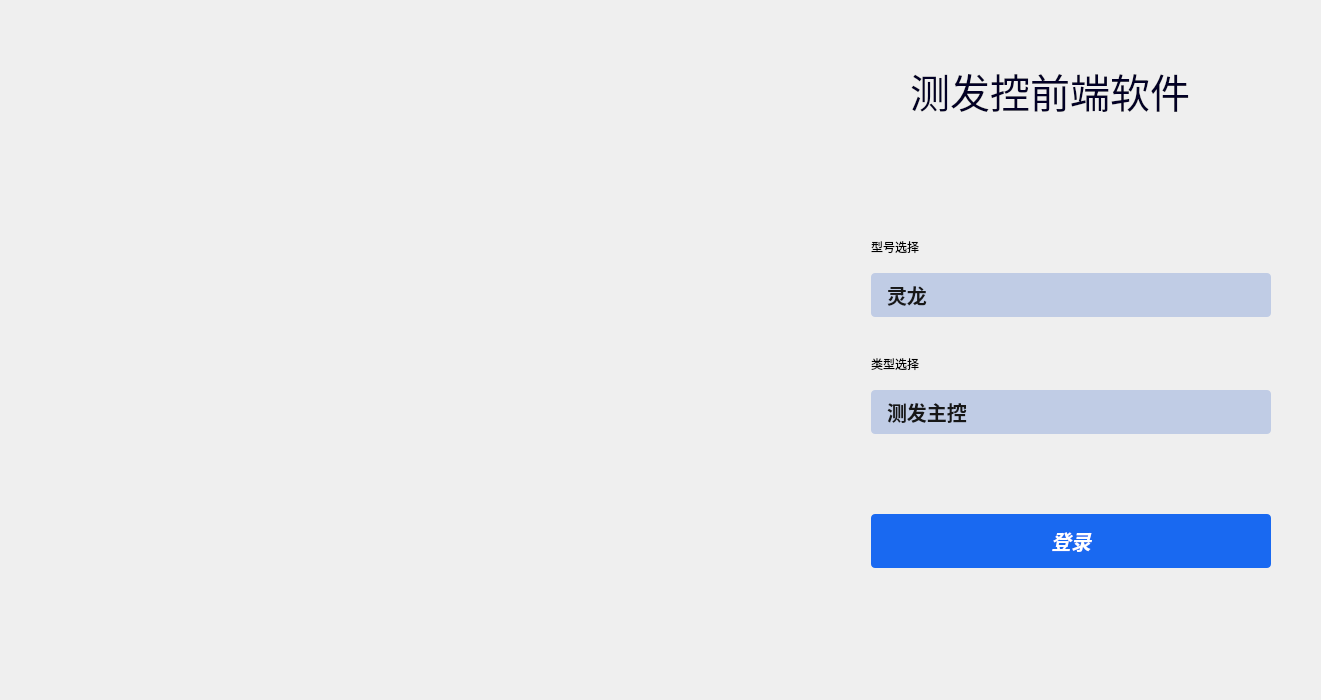
<?xml version="1.0" encoding="UTF-8"?>
<ui version="4.0">
 <class>ControlCommandLoginClass</class>
 <widget class="QWidget" name="ControlCommandLoginClass">
  <property name="geometry">
   <rect>
    <x>0</x>
    <y>0</y>
    <width>1321</width>
    <height>700</height>
   </rect>
  </property>
  <property name="minimumSize">
   <size>
    <width>1321</width>
    <height>700</height>
   </size>
  </property>
  <property name="maximumSize">
   <size>
    <width>1321</width>
    <height>700</height>
   </size>
  </property>
  <property name="font">
   <font>
    <family>等线</family>
    <pointsize>25</pointsize>
    <weight>75</weight>
    <italic>true</italic>
    <bold>true</bold>
   </font>
  </property>
  <property name="windowTitle">
   <string>ControlCommandLogin</string>
  </property>
  <property name="styleSheet">
   <string notr="true">#Labelbac{
	border-image: url(:/ControlCommand/images/login_back.png);

}
#CloseBt{
	border:none;
	
	background-image: url(:/ControlCommand/images/close_normal.png);
}
#CloseBt:hover{
	border:none;
	
	background-image: url(:/ControlCommand/images/close_hover.png);
}
#CloseBt:pressed{
	border:none;
	background-image: url(:/ControlCommand/images/close_active.png);
}
#SoftTypeLable
{
	
	height: 60px;
	font-size: 40px;
	font-family: YouSheBiaoTiHei;
	color: #020026;
	line-height: 60px;	
	
}
#TypeSelectLable
{
width: 80px;
height: 20px;
font-size: 20px;
font-family: STHeitiSC-Light, STHeitiSC;
font-weight: 300;
color: #171717;
line-height: 21px;
}
QComboBox
{ width: 400px;
height: 44px;
background-color: rgb(192, 204, 229);
border-radius: 4px;
padding:1px 18px 1px 16px;
font-size: 20px;
font-family: STHeitiSC-Medium, STHeitiSC;
font-weight: 500;
color: #171717;
line-height: 24px;
}
QComboBox:hover
{
background-color: rgb(217, 217, 217);
}
QComboBox QAbstractItemView{
background:rgba(255,255,255,0.1);
border:1px solid rgba(228,228,228,1);
border-radius:0px 0px 5px 5px;
font-size:20px;

outline: 0px; 
}
QComboBox QAbstractItemView::item{
height:36px;

padding-left:9px;
background-color:#FFFFFF;
}
QComboBox QAbstractItemView::item:hover{ 
background-color:rgb(192, 204, 229);
color:#ffffff;
}
QComboBox QAbstractItemView::item:selected{
background-color: rgb(192, 204, 229);
color:#ffffff;
}
QComboBox::drop-down {
min-width: 20px;
border:none;
}
QComboBox::down-arrow {
min-width: 20px;
background-image: url(:/ControlCommand/images/comboxDropDown.png);
}

#LoginBt
{
	width: 400px;
	height: 54px;
	background: #1969F1;
	box-shadow: 0px 2px 4px 0px rgba(25,105,241,0.1700);
	border-radius: 4px;
	font-size:20px;
	color:#ffffff;
	font-family: STHeitiSC-Medium, STHeitiSC;
}
#LoginBt:hover
{
	
	background-color: rgb(56, 125, 243);
}
#LoginBt:focus
{
	background-color: rgb(34,96,203);
}</string>
  </property>
  <widget class="QLabel" name="SoftTypeLable">
   <property name="geometry">
    <rect>
     <x>890</x>
     <y>60</y>
     <width>300</width>
     <height>60</height>
    </rect>
   </property>
   <property name="minimumSize">
    <size>
     <width>300</width>
     <height>60</height>
    </size>
   </property>
   <property name="maximumSize">
    <size>
     <width>301</width>
     <height>60</height>
    </size>
   </property>
   <property name="sizeIncrement">
    <size>
     <width>2</width>
     <height>0</height>
    </size>
   </property>
   <property name="font">
    <font>
     <family>YouSheBiaoTiHei</family>
     <pointsize>-1</pointsize>
    </font>
   </property>
   <property name="text">
    <string>测发控前端软件</string>
   </property>
   <property name="textFormat">
    <enum>Qt::AutoText</enum>
   </property>
   <property name="alignment">
    <set>Qt::AlignRight|Qt::AlignTrailing|Qt::AlignVCenter</set>
   </property>
   <property name="wordWrap">
    <bool>true</bool>
   </property>
  </widget>
  <widget class="QWidget" name="leftwidget" native="true">
   <property name="geometry">
    <rect>
     <x>250</x>
     <y>280</y>
     <width>120</width>
     <height>80</height>
    </rect>
   </property>
  </widget>
  <widget class="QWidget" name="rigtwidget" native="true">
   <property name="geometry">
    <rect>
     <x>410</x>
     <y>290</y>
     <width>120</width>
     <height>80</height>
    </rect>
   </property>
  </widget>
  <widget class="QLabel" name="TypeSelectLab">
   <property name="geometry">
    <rect>
     <x>871</x>
     <y>237</y>
     <width>80</width>
     <height>20</height>
    </rect>
   </property>
   <property name="minimumSize">
    <size>
     <width>80</width>
     <height>20</height>
    </size>
   </property>
   <property name="maximumSize">
    <size>
     <width>80</width>
     <height>20</height>
    </size>
   </property>
   <property name="font">
    <font>
     <family>STHeitiSC-Light,STHeitiSC</family>
     <weight>50</weight>
     <bold>false</bold>
    </font>
   </property>
   <property name="text">
    <string>型号选择</string>
   </property>
  </widget>
  <widget class="QComboBox" name="TypeComboBox">
   <property name="geometry">
    <rect>
     <x>871</x>
     <y>273</y>
     <width>400</width>
     <height>44</height>
    </rect>
   </property>
   <property name="minimumSize">
    <size>
     <width>400</width>
     <height>44</height>
    </size>
   </property>
   <property name="maximumSize">
    <size>
     <width>400</width>
     <height>44</height>
    </size>
   </property>
   <property name="font">
    <font>
     <family>STHeitiSC-Medium,STHeitiSC</family>
     <pointsize>-1</pointsize>
     <weight>62</weight>
     <bold>true</bold>
    </font>
   </property>
   <item>
    <property name="text">
     <string>灵龙</string>
    </property>
   </item>
  </widget>
  <widget class="QPushButton" name="LoginBt">
   <property name="geometry">
    <rect>
     <x>871</x>
     <y>514</y>
     <width>400</width>
     <height>54</height>
    </rect>
   </property>
   <property name="minimumSize">
    <size>
     <width>400</width>
     <height>54</height>
    </size>
   </property>
   <property name="sizeIncrement">
    <size>
     <width>400</width>
     <height>54</height>
    </size>
   </property>
   <property name="text">
    <string notr="true">登录</string>
   </property>
  </widget>
  <widget class="QLabel" name="Labelbac">
   <property name="geometry">
    <rect>
     <x>0</x>
     <y>0</y>
     <width>1321</width>
     <height>700</height>
    </rect>
   </property>
   <property name="minimumSize">
    <size>
     <width>1321</width>
     <height>700</height>
    </size>
   </property>
   <property name="maximumSize">
    <size>
     <width>1321</width>
     <height>700</height>
    </size>
   </property>
   <property name="text">
    <string/>
   </property>
  </widget>
  <widget class="QLabel" name="TypeSelectLab_2">
   <property name="geometry">
    <rect>
     <x>871</x>
     <y>354</y>
     <width>80</width>
     <height>20</height>
    </rect>
   </property>
   <property name="minimumSize">
    <size>
     <width>80</width>
     <height>20</height>
    </size>
   </property>
   <property name="maximumSize">
    <size>
     <width>80</width>
     <height>20</height>
    </size>
   </property>
   <property name="font">
    <font>
     <family>STHeitiSC-Light,STHeitiSC</family>
     <weight>50</weight>
     <bold>false</bold>
    </font>
   </property>
   <property name="text">
    <string>类型选择</string>
   </property>
  </widget>
  <widget class="QComboBox" name="TypeComboBox_2">
   <property name="geometry">
    <rect>
     <x>871</x>
     <y>390</y>
     <width>400</width>
     <height>44</height>
    </rect>
   </property>
   <property name="minimumSize">
    <size>
     <width>400</width>
     <height>44</height>
    </size>
   </property>
   <property name="maximumSize">
    <size>
     <width>400</width>
     <height>44</height>
    </size>
   </property>
   <property name="font">
    <font>
     <family>STHeitiSC-Medium,STHeitiSC</family>
     <pointsize>-1</pointsize>
     <weight>62</weight>
     <bold>true</bold>
    </font>
   </property>
   <item>
    <property name="text">
     <string>测发主控</string>
    </property>
   </item>
  </widget>
  <widget class="QPushButton" name="CloseBt">
   <property name="geometry">
    <rect>
     <x>1291</x>
     <y>0</y>
     <width>30</width>
     <height>30</height>
    </rect>
   </property>
   <property name="minimumSize">
    <size>
     <width>30</width>
     <height>30</height>
    </size>
   </property>
   <property name="maximumSize">
    <size>
     <width>30</width>
     <height>30</height>
    </size>
   </property>
   <property name="text">
    <string/>
   </property>
  </widget>
  <zorder>Labelbac</zorder>
  <zorder>SoftTypeLable</zorder>
  <zorder>leftwidget</zorder>
  <zorder>rigtwidget</zorder>
  <zorder>TypeSelectLab</zorder>
  <zorder>TypeComboBox</zorder>
  <zorder>LoginBt</zorder>
  <zorder>TypeSelectLab_2</zorder>
  <zorder>TypeComboBox_2</zorder>
  <zorder>CloseBt</zorder>
 </widget>
 <layoutdefault spacing="6" margin="11"/>
 <resources>
  <include location="controlcommand.qrc"/>
 </resources>
 <connections/>
</ui>
